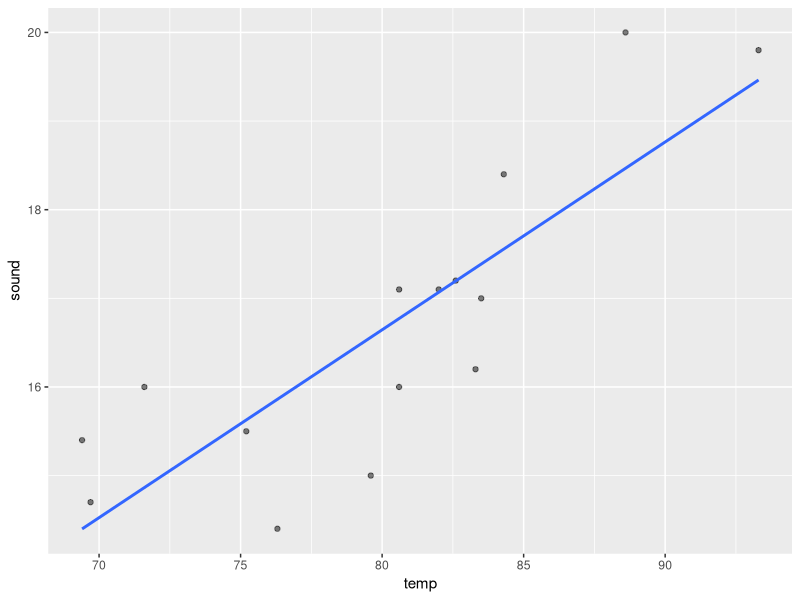
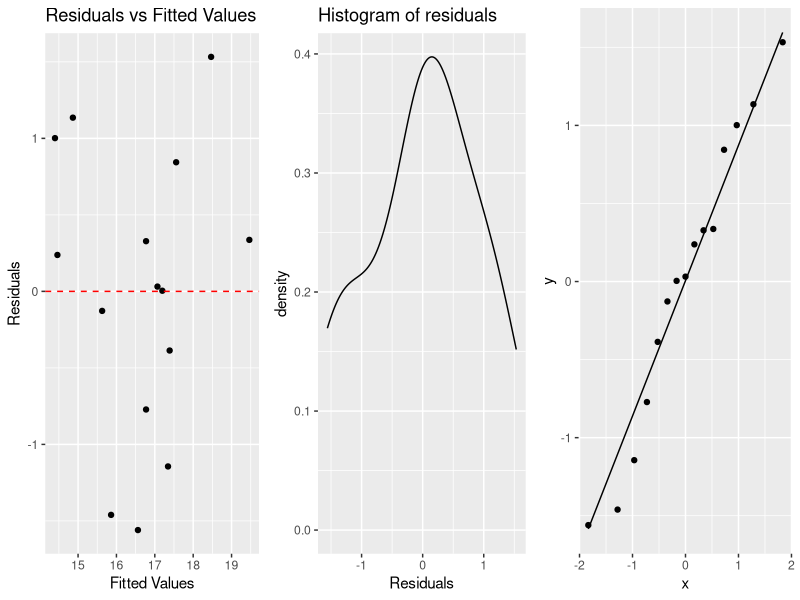

Reproduce these figures in R, in order.
## ---- chunk 1
library(tidyverse)
library(ggplot2)
library(readxl)
library(broom)
library(gridExtra)

cricket <- read_excel("data/cricket_temp.xlsx")
names(cricket)[1] <- "sound"
names(cricket)[2] <- "temp"
## ---- chunk 2
cor <- cricket %>% 
  summarise(r=cor(sound, temp)) %>% 
  pull(r)
cor
## ---- chunk 3
ggplot(cricket, aes(x=temp, y=sound))+
  geom_point(alpha=0.5)+
  geom_smooth(method = "lm", se=F)
## ---- chunk 4
lm <- lm(sound~temp, data=cricket)
lm.table <- augment(lm) #can visualize all the residuals in a table form
## ---- chunk 5
lm.sd <- lm.table %>% 
  summarize(sound.sd=sd(sound), temp.sd=sd(temp), cor=cor(sound, temp)) %>% 
  mutate(slope=(sound.sd/temp.sd)*cor) #Slope = 0.211
## ---- chunk 6
a <- ggplot(lm.table, aes(x=.fitted, y=.resid))+
  geom_point()+
  geom_hline(yintercept = 0, linetype="dashed", color="red")+
  labs(title="Residuals vs Fitted Values", x="Fitted Values", y="Residuals")
b <- ggplot(lm.table, aes(x=.resid))+
  geom_density()+
  labs(title="Histogram of residuals", x="Residuals") #geom_density can also be added
c <- ggplot(lm.table, aes(sample=.resid))+
  stat_qq()+
  stat_qq_line()
grid.arrange(a, b, c, ncol=3)
